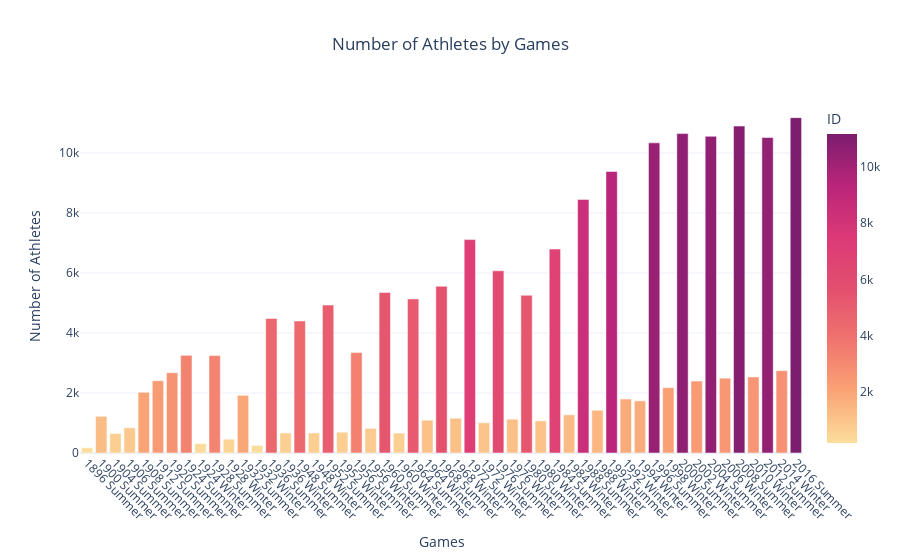

Notebook code cell kept with this figure:
### Code cell
fig = px.bar(
    games_data,
    x='Games',
    y='ID',
    title='Number of Athletes by Games',
    color='ID', 
    color_continuous_scale='Sunsetdark'  
)

fig.update_layout(height = 500,
    xaxis_title='Games',
    yaxis_title='Number of Athletes',
    title_x=0.5, 
    xaxis_tickangle=45,
   
    template='plotly_white'  
)

fig.show()

### Figure 1 — Plotly figure (JSON) as saved in the notebook; plotly's stock layout.template omitted (floating-point values rounded to 4 significant figures)
{"data": [{"alignmentgroup": "True", "hovertemplate": "Games=%{x}<br>ID=%{marker.color}<extra></extra>", "legendgroup": "", "marker": {"color": [176, 1224, 650, 841, 2024, 2409, 2676, 3256, 313, 3247, 461, 1922, 252, 4484, 668, 4402, 668, 4932, 694, 3347, 821, 5352, 665, 5137, 1094, 5558, 1160, 7114, 1008, 6073, 1128, 5259, 1071, 6798, 1273, 8454, 1425, 9386, 1801, 1738, 10339, 2179, 10647, 2399, 10557, 2494, 10899, 2536, 10517, 2745, 11179], "coloraxis": "coloraxis", "pattern": {"shape": ""}}, "name": "", "offsetgroup": "", "orientation": "v", "showlegend": false, "textposition": "auto", "type": "bar", "x": ["1896 Summer", "1900 Summer", "1904 Summer", "1906 Summer", "1908 Summer", "1912 Summer", "1920 Summer", "1924 Summer", "1924 Winter", "1928 Summer", "1928 Winter", "1932 Summer", "1932 Winter", "1936 Summer", "1936 Winter", "1948 Summer", "1948 Winter", "1952 Summer", "1952 Winter", "1956 Summer", "1956 Winter", "1960 Summer", "1960 Winter", "1964 Summer", "1964 Winter", "1968 Summer", "1968 Winter", "1972 Summer", "1972 Winter", "1976 Summer", "1976 Winter", "1980 Summer", "1980 Winter", "1984 Summer", "1984 Winter", "1988 Summer", "1988 Winter", "1992 Summer", "1992 Winter", "1994 Winter", "1996 Summer", "1998 Winter", "2000 Summer", "2002 Winter", "2004 Summer", "2006 Winter", "2008 Summer", "2010 Winter", "2012 Summer", "2014 Winter", "2016 Summer"], "xaxis": "x", "y": [176, 1224, 650, 841, 2024, 2409, 2676, 3256, 313, 3247, 461, 1922, 252, 4484, 668, 4402, 668, 4932, 694, 3347, 821, 5352, 665, 5137, 1094, 5558, 1160, 7114, 1008, 6073, 1128, 5259, 1071, 6798, 1273, 8454, 1425, 9386, 1801, 1738, 10339, 2179, 10647, 2399, 10557, 2494, 10899, 2536, 10517, 2745, 11179], "yaxis": "y"}], "layout": {"autosize": true, "barmode": "relative", "coloraxis": {"colorbar": {"title": {"text": "ID"}}, "colorscale": [[0, "rgb(252, 222, 156)"], [0.1667, "rgb(250, 164, 118)"], [0.3333, "rgb(240, 116, 110)"], [0.5, "rgb(227, 79, 111)"], [0.6667, "rgb(220, 57, 119)"], [0.8333, "rgb(185, 37, 122)"], [1, "rgb(124, 29, 111)"]]}, "legend": {"tracegroupgap": 0}, "title": {"text": "Number of Athletes by Games", "x": 0.5}, "xaxis": {"anchor": "y", "autorange": true, "domain": [0, 1], "range": [-0.5, 50.5], "tickangle": 45, "title": {"text": "Games"}, "type": "category"}, "yaxis": {"anchor": "x", "autorange": true, "domain": [0, 1], "range": [0, 11770.0], "title": {"text": "Number of Athletes"}, "type": "linear"}}}
